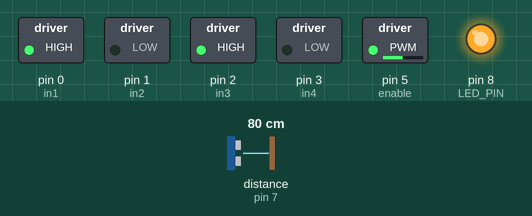
Bench run of a sketch on a simulated Arduino Uno, built with avr-gcc and run on an emulated ATmega328P. Parts: switched loads named in the sketch (green lamp = pin HIGH), output pins drawn as LEDs (lit = HIGH). Wiring (inferred from the names in the program): ultrasonic range finder: trigger pin 6; echo pin 7. The test bench sets the inputs (shaded band); at power-on: distance to the obstacle (sensor on pin 7) 80 cm. The echo pulse lasts 58.3 µs per cm; storage starts empty; the audio player accepts every command and is not drawn; pins used as bus, display or sensor lines are not drawn.

Above: at 10.2 s.
10.3 s: distance to the obstacle (sensor on pin 7) set to 18 cm
11.8 s: distance to the obstacle (sensor on pin 7) set to 14 cm
At 12.2 s:
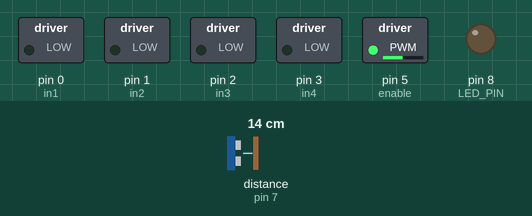
At 17.0 s:
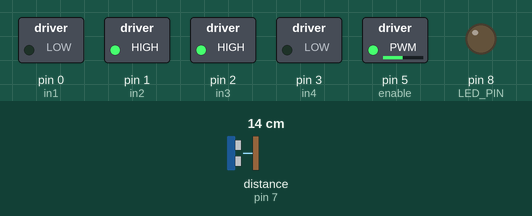
Timing chart, 0 to 18.7 s (numbered marks = the images above; inputs shaded):
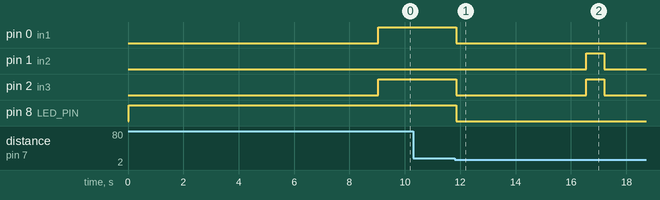

The sketch:

Koodi_WALL_I_V1.2.ino
```cpp
#include <SD.h>                             // Include SD module library. -VS
#include <TMRpcm.h>                         // Include library for speaker control. -VS

#define SD_ChipSelectPin 4                  // Defining CS pin. -VS

#define enable 5                            // Defining enable pin (L298N driver). -VS
#define in1 0                               // Defining in1-in4 pin numbers (L298N driver). -VS
#define in2 1
#define in3 2
#define in4 3

#define DIST 15                             // Control detection distance. -VS
#define SPEED 125                           // Control the overall speed of both motors. -VS
#define ROTATION_TIME 650                   // Control the time used during turning functions. During short travel it is ROTATION_TIME*1.5. -VS

#define LED_PIN 8                           // Defining LED-pin number. -JM
//------------------------------------------------------------------------------------
// Following parts are for microSD module & speaker. -VS
TMRpcm tmrpcm;                              // Creating object for speaker library. -VS
                                            // Note that Pin 9 must be used, the library is using Pin 9. -VS
                                            // Pinning for Arduino is following: CS=4, SCK=13, MOSI=11, MISO=12. -JM
//------------------------------------------------------------------------------------
// Following parts are for HC-SR04 sensor. -VS
const int trigPin = 6;                       // Defining Pin for HC-SR04 sensor trig. -VS
const int echoPin = 7;                       // Defining Pin for HC-SR04 sensor echo. -VS
long duration;                               // Variable used to measure distance. -VS
int distance;

//------------------------------------------------------------------------------------
// Condition variables & speed.
bool soundCondition = true;                  // With "soundCondition" it is possible to make sure that certain functions go through only once. -VS
bool distCondition = true;                   // With "distCondition" it is possible to make sure that certain functions go through only once. -VS
int motorSpeed = SPEED;

//------------------------------------------------------------------------------------
// Introducing the functions- -VS
int checkObstacle (void); // -VS
void sound1 (void);// -VS
void sound2 (void);// -VS

void turnLeft (void);// -VS
void turnRight (void);// -VS
void shortTravel (void);// -VS
void travelForward (void); // -JM
void stay (void); //-JM

//------------------------------------------------------------------------------------
void setup() {
tmrpcm.speakerPin = 9;                     // Defining speaker Pin. (Moved from global to setup). -VS

if(!SD.begin (SD_ChipSelectPin))           // Check if SD card is present and can be initialized. -VS
{
  return;                                  // If no SD card is present, end program. -VS
}

tmrpcm.setVolume (4);                      // Volume can be set from 0 to 7. Set volume to 4. -VS

pinMode(trigPin, OUTPUT);                  // Set Pin mode for trigPin and echoPin. -VS
pinMode(echoPin, INPUT);

pinMode(LED_PIN, OUTPUT);                  // Set pin mode for LED_PIN. -JM
digitalWrite (LED_PIN, HIGH);              // Set LED_PIN to HIGH-state = green light. -JM

pinMode (enable, OUTPUT);                  // Will control speed of both motors.
pinMode (in1, OUTPUT);                     // Set pin mode for in1-in4 pins (L298N driver). -JM
pinMode (in2, OUTPUT);
pinMode (in3, OUTPUT);
pinMode (in4, OUTPUT);
// Set initial rotation direction (-> robot moves forward). - JM
digitalWrite (in1, LOW);                   // Set states (HIGH/LOW) for in1-in4 pins. -JM
digitalWrite (in2, LOW);
digitalWrite (in3, LOW);
digitalWrite (in4, LOW);

analogWrite (enable, motorSpeed);

sound1();                                   // Plays .wav file when switched ON or reset. (if not working, check filename)-VS
delay(9000);                               // Delay allows sound1 to end before starting loop. -VS
}
//------------------------------------------------------------------------------------
void loop() {
  if(checkObstacle() > DIST)                // Checks if there is any obstacles closer than 20 cm. -JM
  {
    distCondition=false;                    // By setting distCondition to false, stops reading values from SR04. -VS
    digitalWrite (LED_PIN, HIGH);           // If no obstacle, turn LED green (HIGH-state) and travel forward. -JM
    soundCondition = true;                  // Set soundCondition to true to make sure that sound plays only once. -VS
    travelForward();                        // Normal state when no obstacles. -VS
  }

  if(checkObstacle() <= DIST)               // Checks if there is any obstacles closer than 20 cm. -JM
  {
    distCondition=false;                    // By setting distCondition to false, stops reading values from SR04. -VS
    digitalWrite (LED_PIN, LOW);            // If obstacle, turn LED yellow (LOW-state) -JM
    stay();
    if(soundCondition==true)                // Added if and soundCondition so that sound plays only once, will be able to play it again only after completing another function. -VS
    {
      soundCondition = false;               // Set soundCondition to false so sound wont play more than once. -VS
      sound2();                             // Plays .wav file for sound2. -JM
    }
    turnRight();                            // Turn right when facing first obstacle. -VS

    if(checkObstacle() <= DIST)             // Checks if there is any obstacles closer than 20 cm. -VS
    {
      distCondition=false;
     if(soundCondition==true)               // Added if and soundCondition so that sound plays only once, will be able to play it again only after completing another function. -VS
      {
        soundCondition = false;             // Set soundCondition to false so sound wont play more than once. -VS
        sound2();                           // Plays .wav file for sound2. -VS
       }
      turnRight();                          // Call trunRight function. -VS
    }
    if(checkObstacle() > DIST)
    {
      distCondition=false;
      shortTravel();                        // Call shortTravel function. -VS
      turnLeft();                           // Call leftRight function. -VS
      if(checkObstacle() <= DIST)
      {
        distCondition=false;
        sound2();
        turnRight();                        // Call turnRight function. -VS
      }
    }
  }
}
//------------------------------------------------------------------------------------
int checkObstacle (void)                    // Function that will read and convert values from SR-04. -VS
{
  if(distCondition==true)
  {
    int avg=0;                              // Add avg variable to calculate average distance out of 3 tries.

    for(int i=0; i<3;i++)
    {
    digitalWrite(trigPin, LOW);             // Will reset SR-04 trig to LOW state to avoid false information. -VS
    delayMicroseconds (2);                  // Wait 2 microseconds. -VS

    digitalWrite(trigPin, HIGH);            // Send ultrasonic sound for 10 microseconds. -VS
    delayMicroseconds (10);
    digitalWrite(trigPin, LOW);             // Stop sending ^

    duration = pulseIn(echoPin, HIGH);      // Save time value of the pulse lenght. -VS
    distance = duration*0.034/2;            // Calculate distance in CM (s=t*v/2). -VS

    avg= avg+distance;
    }
    distance = avg/3;
    return distance;
  }
}
//------------------------------------------------------------------------------------
void sound1 (void)
{
  tmrpcm.play ("1.wav");                     // Function that will play 1.wav file. -VS
}
//------------------------------------------------------------------------------------
void sound2 (void)
{
  digitalWrite (in1, LOW);                  // Set states (LOW) for in1-in4 pins (L298N driver). -JM
  digitalWrite (in2, LOW);
  digitalWrite (in3, LOW);
  digitalWrite (in4, LOW);
                                            // Stops with no extra delay. -VS

  tmrpcm.play ("2.wav");                    // Function that will play 2.wav file. -VS
  delay(4000);
}
//------------------------------------------------------------------------------------
void turnLeft (void)
{
  // Here is function fur turning robot to left. -VS
  digitalWrite (in1, HIGH);                  // Set states (HIGH/LOW) for in1-in4 pins (L298N driver). -JM
  digitalWrite (in2, LOW);
  digitalWrite (in3, LOW);
  digitalWrite (in4, HIGH);
  delay (ROTATION_TIME);                     // Turning left for 650 millseconds.
  stay();
  soundCondition = true;                     // Will allow sound to play again when facing new obstacle. -VS
  distCondition = true;
}
//------------------------------------------------------------------------------------
void turnRight (void)
{
  // Here is function for turning robot to right-VS
  digitalWrite (in1, LOW);                    // Set states (HIGH/LOW) for in1-in4 pins (L298N driver). -JM
  digitalWrite (in2, HIGH);
  digitalWrite (in3, HIGH);
  digitalWrite (in4, LOW);
  delay (ROTATION_TIME);                      // Turning right for 650 millseconds. -JM
  stay();
  soundCondition = true;                      // Will allow sound to play again when facing new obstacle. -VS
  distCondition = true;
}
//------------------------------------------------------------------------------------
void shortTravel (void)
{
  // This function will allow robot to travel forward for around 20cm. -VS
  digitalWrite (in1, HIGH);                   // Set states (HIGH/LOW) for in1-in4 pins (L298N driver). -JM
  digitalWrite (in2, LOW);
  digitalWrite (in3, HIGH);
  digitalWrite (in4, LOW);
  delay (ROTATION_TIME*1.5);                  // Travelling forward for 975 millseconds.
  stay();
  soundCondition = true;                      // Will allow sound to play again when facing new obstacle. -VS
  distCondition = true;
}
//------------------------------------------------------------------------------------
void travelForward (void)
{
  // This function will allow robot to travel forward. -JM
  digitalWrite (in1, HIGH);                   // Set states (HIGH/LOW) for in1-in4 pins (L298N driver). -JM
  digitalWrite (in2, LOW);
  digitalWrite (in3, HIGH);
  digitalWrite (in4, LOW);
  delay(200);
  distCondition = true;
}
//-----------------------------------------------------------------------------------
void stay (void)
{
  // This function will stop robot for a moment. -JM
  digitalWrite (in1, LOW);                    // Set states (LOW) for in1-in4 pins (L298N driver). -JM
  digitalWrite (in2, LOW);
  digitalWrite (in3, LOW);
  digitalWrite (in4, LOW);
  delay(700);                                 // Wait for 700 ms before executing next line. -JM
}
```

Measured:
- the behaviour switches between 17 and 16 cm on distance to the obstacle (sensor on pin 7) (found by bisection; images 0 and 1)
- after the input at 10.3 s, every drawn part: stays the same
- after the input at 11.8 s, pin 0 (in1), pin 8 (LED_PIN): HIGH → LOW after 0.06 s; pin 1 (in2): LOW → HIGH after 4.8 s, → LOW 0.65 s later; pin 2 (in3): HIGH → LOW after 0.06 s, → HIGH 4.7 s later, → LOW 0.65 s later
